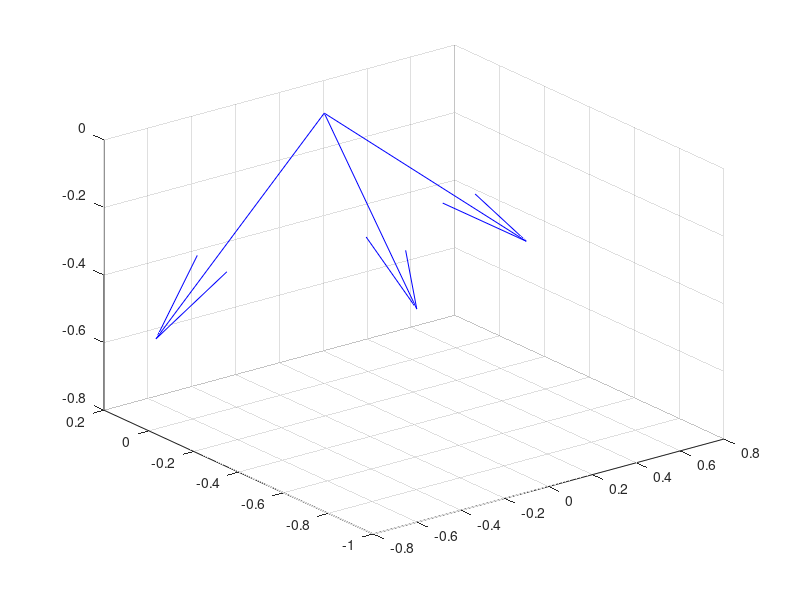

This chart was generated by the following MATLAB code: (Note: this script raises an error after producing the figure.)
clear, clc, close all

load('vectors_to_compare_1')
vectors_1 = vectors;
load('vectors_to_compare_2')
vectors_2 = vectors;
load('vectors_to_compare_3')
vectors_3 = vectors;
load('vectors_to_compare_4')
vectors_4 = vectors;
load('vectors_to_compare_5')
vectors_5 = vectors;

clear('vectors')

quiver3([0;0;0], [0;0;0], [0;0;0], vectors_1(:,1), vectors_1(:,2), vectors_1(:,3),'blue');
hold on
% quiver3([0;0;0], [0;0;0], [0;0;0], vectors_2(:,1), vectors_2(:,2), vectors_2(:,3),'green');
% quiver3([0;0], [0;0], [0;0], vectors_3(:,1), vectors_3(:,2), vectors_3(:,3),'green');
% quiver3([0;0;0], [0;0;0], [0;0;0], vectors_4(:,1), vectors_4(:,2), vectors_4(:,3),'cyan');
% quiver3([0;0], [0;0], [0;0], vectors_5(:,1), vectors_5(:,2), vectors_5(:,3),'red');
rotate3d on
directions = 3;
history = 0;
vector_matched = vectors_2;

for i = 1:20
    [vector_matched, angle, axis, uncert(i,:)] = match_vectors(vectors_1, vector_matched, directions, i);
    uncert
end


rotation = angle_betweend(vector_matched,vectors_2)


oo = zeros(length(vector_matched(:,1)),1);
quiver3(oo, oo, oo, vector_matched(:,1), vector_matched(:,2), vector_matched(:,3),'black');
% quiver3(oo, oo, oo, vector_matched_2(:,1), vector_matched_2(:,2), vector_matched_2(:,3),'cyan');
% quiver3(oo, oo, oo, vector_matched_3(:,1), vector_matched_3(:,2), vector_matched_3(:,3),'red');

% oo = [0;0;0];
% i = [1 0 0; 0 0 0; 0 0 0];
% quiver3(oo, oo, oo, i(:,1), i(:,2), i(:,3),'cyan');


rotate3d on


